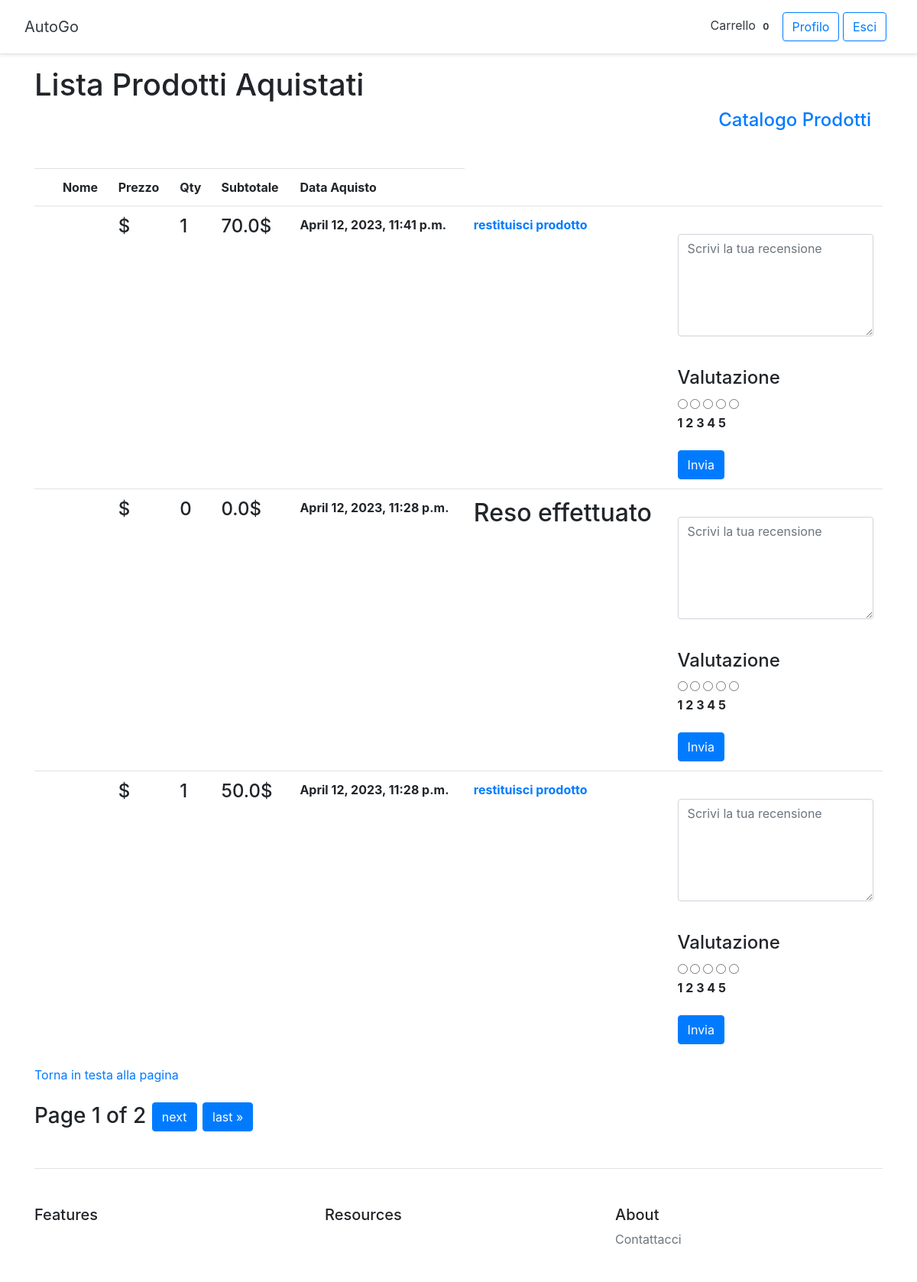
The app's page /ordine/list/ (signed in), older data.
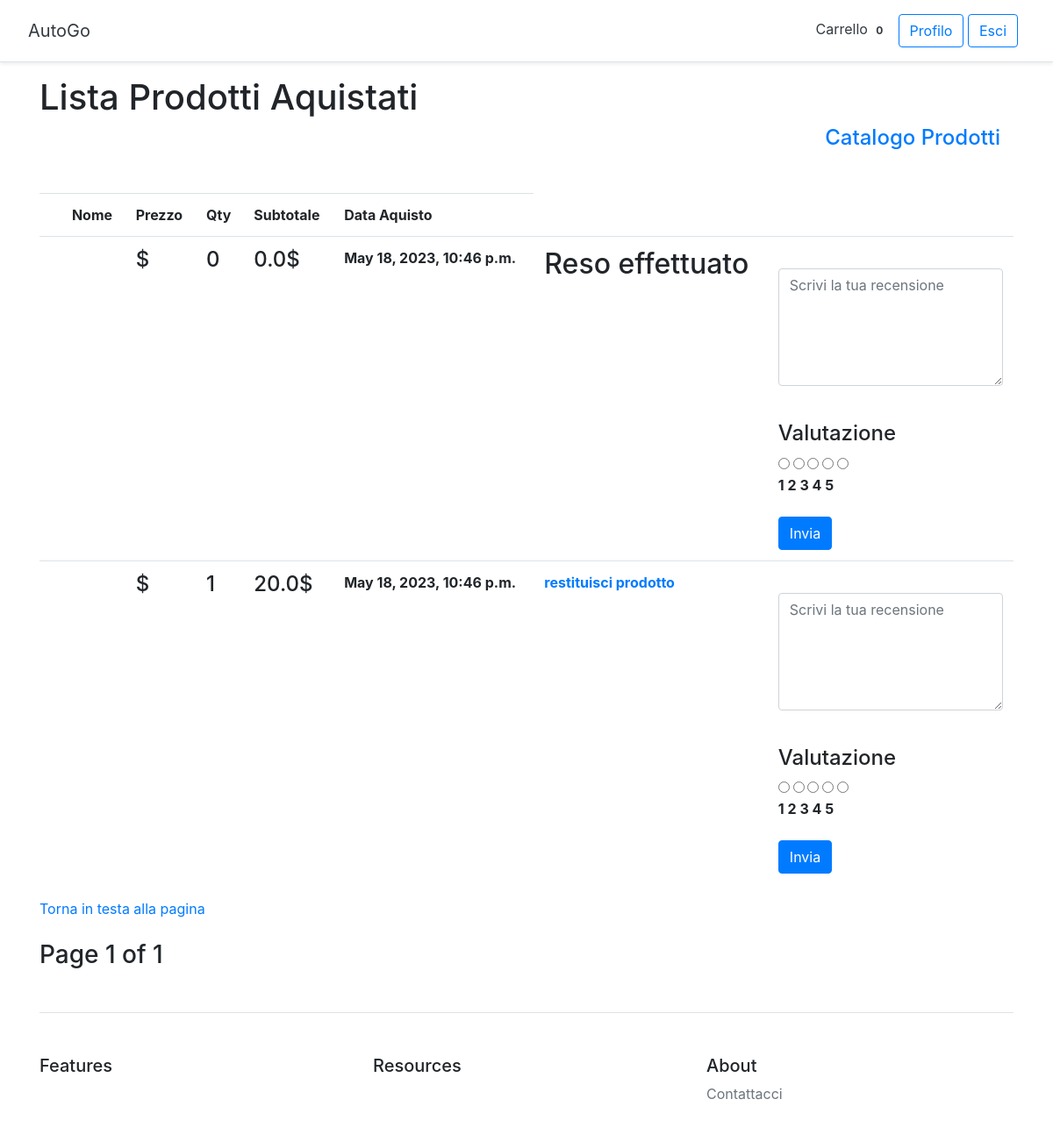
The same page, newer data.
### ordine/models.py (models this page shows, shortened)
class Ordine(models.Model):
    user = models.ForeignKey(settings.AUTH_USER_MODEL, on_delete=models.CASCADE)
    prodotto = models.ForeignKey(Prodotto, on_delete=models.DO_NOTHING)
    quantity = models.IntegerField()
    totale = models.FloatField()
    indirizzo = models.CharField(max_length=100)
    email = models.CharField(max_length=100)
    telefono = models.IntegerField()
    data = models.DateTimeField()
    spedito = models.BooleanField(default=False)
    restituito = models.BooleanField(default=False)
    class Meta:
        ordering = ('-data',)

### ordine/views.py (the view)
# urls.py: path('list/', views.OrdineListView.as_view(), name='ordine-list'),
@method_decorator(login_required, name='dispatch')
class OrdineListView(ListView):
    model = Ordine
    paginate_by = 3
    template_name = 'ordine/ordine_list.html'
    def get_queryset(self):
        user_id = self.request.user.id
        queryset = Ordine.objects.filter(user=user_id)
        return queryset
    def get_context_data(self, **kwargs):
        context = super().get_context_data(**kwargs)
        context['prodotti_all'] = Prodotto.objects.all()
        return context

### carrello/context_processor.py (called while the page is built)
def cart_total_amount(request):
    if request.user.is_authenticated:
        cart = Cart(request)
        total_bill = 0.0
        for key, value in request.session['cart'].items():
            total_bill = total_bill + (float(value['price']) * value['quantity'])
        return {'cart_total_amount': total_bill}
    else:
        return {'cart_total_amount': 0}

### ordine/templates/ordine/ordine_list.html (shortened to what the changed rows need)
{% extends "homepage/base.html" %}
{% load static %}
{% load ordine_tag %}
{% block content %}
    <h1>Lista Prodotti Aquistati</h1>
    <br>
    {% if object_list|length %}
        <table class="table">
            <ul>
                <tr>
                    <th></th>
                    <th>Nome</th>
                    <th>Prezzo</th>
                    <th>Qty</th>
                    <th>Subtotale</th>
                    <th>Data Aquisto</th>
                </tr>
                {% for prodotti in object_list %}
                    <tr>
                        <th><img src="{{ prodotti.prodotto.img.url }}" width="300"></th>
                        <th><h3>{{ prodotti.prodotto }}</h3></th>
                        <th><h4>{{ prodotti.prodotto.prezzo }}$</h4></th>
                        <th><h4>{{ prodotti.quantity }}</h4></th>
                        <th><h4>{{ prodotti.totale }}$</h4></th>
                        <th>{{ prodotti.data }}</th>
                        {% if prodotti.restituito == 0 %}
                            <th><a href="{% url 'ordine:restituisci-page' prodotti.id %}">restituisci prodotto</a>
                            </th>
                        {% else %}
                            <th><h2>Reso effettuato</h2></th>
                        {% endif %}
                        <th>
                            {% if prodotti.spedito %}
                                <form class="review-form" method="get" action="{% url 'ordine:recensione-page' %}">
                                    <br>
                                    <div class="form-group">
                            <textarea name="commento" id="commento" class="form-control" rows="5"
                                      placeholder="Scrivi la tua recensione"></textarea>
                                    </div>
                                    <br>
                                    <div class="form-group">
                                        <div class="input rating">
                                            <div class="rating-wrapper">
                                                <h4>Valutazione</h4>
                                                <input type="radio" required="required" id="star-1" name="valutazione"
                                                       value="1"/>
                                                <input type="radio" required="required" id="star-2" name="valutazione"
                                                       value="2"/>
                                                <input type="radio" required="required" id="star-3" name="valutazione"
                                                       value="3"/>
                                                <input type="radio" required="required" id="star-4" name="valutazione"
                                                       value="4"/>
                                                <input type="radio" required="required" id="star-5" name="valutazione"
                                                       value="5"/>
                                                <br>
                                                <label for="star-1" class="fas fa-star">1</label>
                                                <label for="star-2" class="fas fa-star">2</label>
                                                <label for="star-3" class="fas fa-star">3</label>
                                                <label for="star-4" class="fas fa-star">4</label>
                                                <label for="star-5" class="fas fa-star">5</label>
                                            </div>
                                        </div>
                                    </div>
                                    <div>
                                        <input type="submit" name="submit" class="btn btn-primary pull-right"
                                               value="Invia">
                                    </div>
                                </form>
                            {% endif %}
                        </th>
                    </tr>
                {% endfor %}
            </ul>
        </table>
        <a href="">Torna in testa alla pagina</a><br>
        <br>
        <div>
            <h3>
                <div class="pagination">
    <span class="step-links">
        <span class="current">
            Page {{ page_obj.number }} of {{ page_obj.paginator.num_pages }}
        </span>
        {% if page_obj.has_next %}
            <a class="btn btn-primary" href="?page={{ page_obj.next_page_number }}">next</a>
            <a class="btn btn-primary" href="?page={{ page_obj.paginator.num_pages }}">last &raquo;</a>
        {% endif %}
    </span>
                </div>
            </h3>
        </div>
    {% else %}
        <h3>Non hai ancora acquistato nessun prodotto</h3><br>
    {% endif %}
{% endblock %}

Row changes from the older to the newer data that the page shows:
removed Ordine: quantity "1", totale "70.0", data "April 12, 2023, 11:41 p.m.", restituito "restituisci prodotto"
removed Ordine: quantity "0", totale "0.0", data "April 12, 2023, 11:28 p.m.", restituito "Reso effettuato"
removed Ordine: quantity "1", totale "50.0", data "April 12, 2023, 11:28 p.m.", restituito "restituisci prodotto"
added Ordine: quantity "0", totale "0.0", data "May 18, 2023, 10:46 p.m.", restituito "Reso effettuato"
added Ordine: quantity "1", totale "20.0", data "May 18, 2023, 10:46 p.m.", restituito "restituisci prodotto"
Text that changed along with them:
{{ page_obj.paginator.num_pages }}: "2" → "1"
text no longer shown: "next last »"
